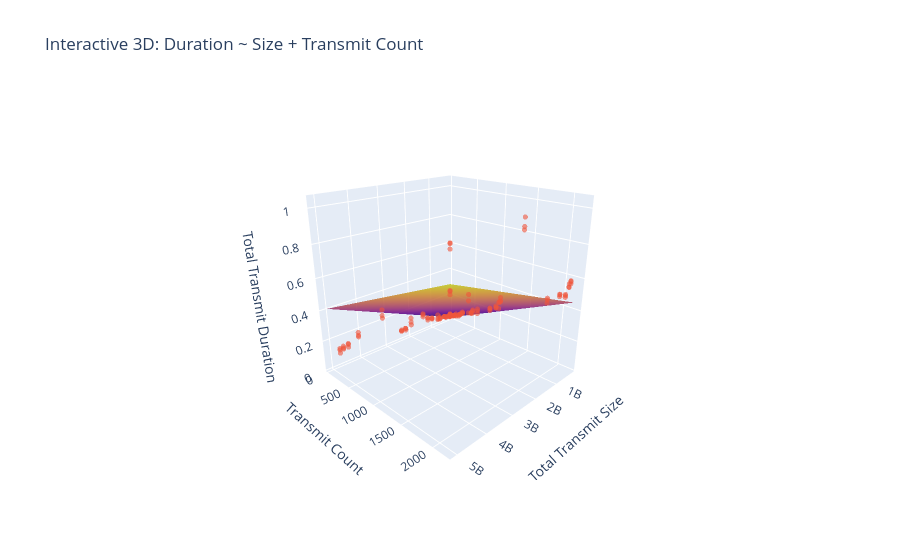

Write notebook code for a chart like this one.
### Code cell
from sklearn.linear_model import LinearRegression

dfs = []

for i in [4]:
    with open(f'../results/quest/tp2_nccl_{i}_0.json', 'r') as f:
        tp_data = json.load(f)

    df = pd.DataFrame(tp_data)
    df = df[["total_transmit_duration", "total_transmit_size", "transmit_count"]]
    df.loc[:, "total_transmit_size"] = df["total_transmit_size"]
    df.loc[:, "transmit_count"] = df["transmit_count"]
    df.loc[:, "total_transmit_duration"] = df["total_transmit_duration"]
    dfs.append(df)

df = pd.concat(dfs, ignore_index=True)

X = df[[x_size, x_count]].copy()
y = df[y_col].copy()

def manual_fit(a = None, b = None):
    model = LinearRegression()
    smallest_loc = df[x_size] <= df[x_size].min() * 10
    if a is None:
        a = (y[smallest_loc] / X[smallest_loc][x_count]).mean()
    print(f"Anticipated latency per transmit (a): {a*1000:.4f} ms")
    bigger_loc = df[x_size] >= df[x_size].max() * 0.99
    if b is None:
        b = (y[bigger_loc] / X[bigger_loc][x_size]).mean()
    print(f"Anticipated Bandwidth: {1/(b * 1e6):.4f} MB/s")
    model.coef_ = np.array([b, a])
    model.feature_names_in_ = np.array(["total_transmit_size", "transmit_count"])
    model.intercept_ = 0
    return model

model = manual_fit(1 * 0.2 * 1e-3, 1e-6/(1 * 12500))

y_pred = model.predict(X)
y_true = y

evaluate(y_true, y_pred, X)

visualize(df, model)
